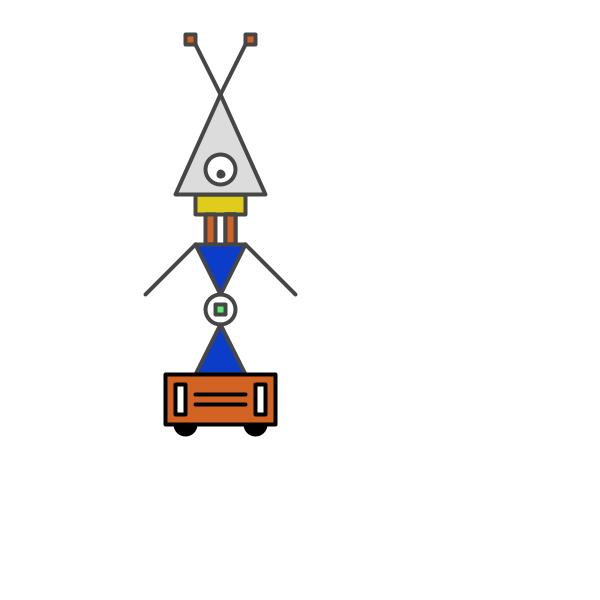
Frame 1 (no input)
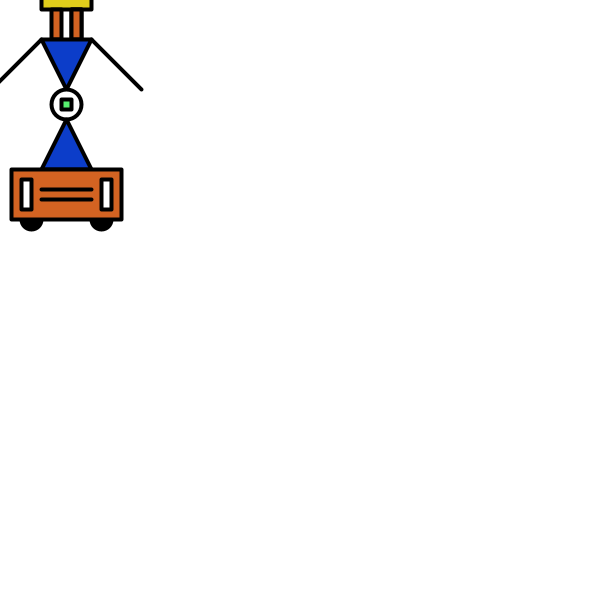
Frame 60 (the mouse pressed at the canvas centre just before this capture)
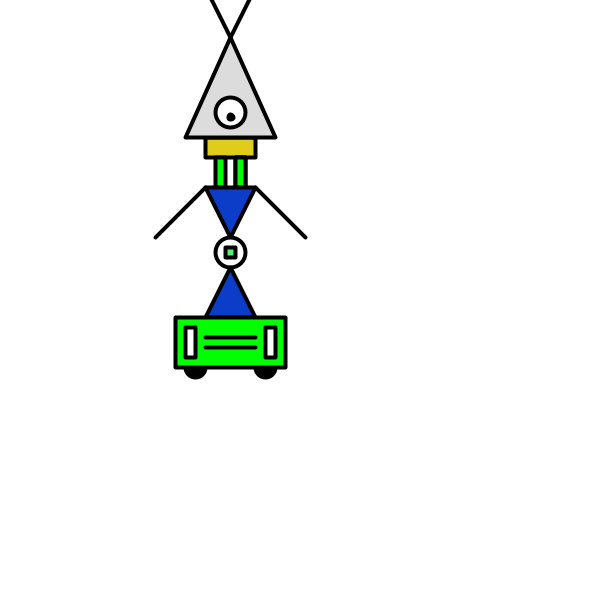
Frame 120 (the mouse held since frame 60 and released just before this capture)

The Processing sketch that drew these frames (run headless with seeded random() and noise(); from frame 60 on, the mouse is pressed at the canvas centre):

// Processing sketch: processing_56190
// ── processing_56190.pde

float x = 225;      // x-coord
float y = 300;      // y-coord
color g = color(0,255,0);
color o = color(211,99,34);

float easing = 0.02;

void setup() {
  size(600,600);
  smooth();
  background(255);
  
  stroke(70);
  strokeWeight(4);
  strokeJoin(ROUND);
  strokeCap(ROUND);
  
  ellipseMode(RADIUS);
}

void draw() {
  int targetX = mouseX;
  x += (targetX - x) * easing;
  int targetY = mouseY;
  y += (targetY - y) * easing;
  if (mousePressed) {
    o = g;
  } else {
    o = color(211,99,34);
  }
    
  
  background (255);
  
//Neck
fill(224,205,27);
rect(x-25,y-100,50,20);
fill(o);
rect(x-15,y-80,10,30);
fill(255);
rect(x+5,y-80,10,30);
fill(o);
rect(x+5,y-80,10,30);

//Antennae
line(x-25,y-250,x,y-200);
line(x+25,y-250,x,y-200);
fill(o);
rect(x-35,y-260,10,10);
rect(x+25,y-260,10,10);

//Head
fill(220);
triangle(x,y-200,x-45,y-100,x+45,y-100);
fill(255);
ellipse(x,y-125,15,15);
fill(0);
ellipse(x,y-120,2.5,2.5);
fill(255);

//Torso
fill(12,61,201);
triangle(x-25,y-50,x+25,y-50,x,y);
fill(255);
ellipse(x,y+15,15,15);
fill(87,240,111);
rectMode(CENTER);
rect(x,y+15,10,10);
fill(12,61,201);
triangle(x,y+30,x-25,y+80,x+25,y+80);

//Arms
noFill();
line(x-25,y-50,x-75,y);
line(x+25,y-50,x+75,y);

//Base
stroke(0);
fill(0);
arc(x-35,y+130,10,10,radians(0),radians(180));
arc(x+35,y+130,10,10,radians(0),radians(180));
fill(o);
rectMode(CORNER);
rect(x-55,y+80,110,50);
fill(255);
rect(x-45,y+90,10,30);
rect(x+35,y+90,10,30);
line(x-25,y+100,x+25,y+100);
line(x-25,y+110,x+25,y+110);
}
